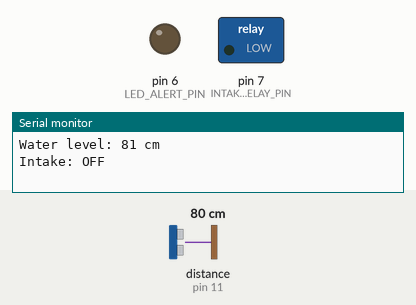
Bench run of a sketch on a simulated Arduino Uno, built with avr-gcc and run on an emulated ATmega328P. On the bench: switched loads named in the sketch (green lamp = pin HIGH), output pins drawn as LEDs (lit = HIGH), the last lines printed to the serial monitor. The test bench sets the inputs (shaded band); at power-on: distance to the obstacle (sensor on pin 11) 80 cm. The echo pulse lasts 58.3 µs per cm.

Above: at 3.8 s.
3.9 s: distance to the obstacle (sensor on pin 11) set to 64 cm
6.9 s: distance to the obstacle (sensor on pin 11) set to 56 cm
At 9.6 s:
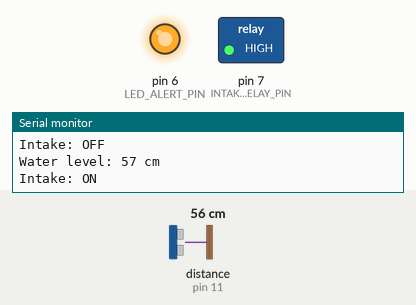
9.9 s: distance to the obstacle (sensor on pin 11) set to 60 cm
At 12.7 s:
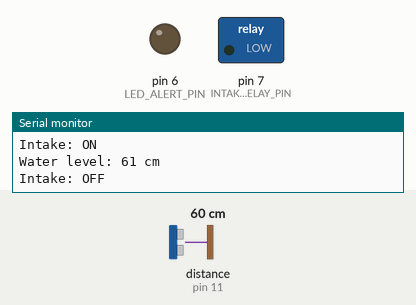
12.9 s: distance to the obstacle (sensor on pin 11) set to 2 cm
At 15.4 s:
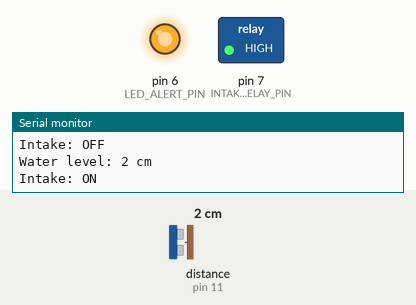
Timing chart, 0 to 16.9 s (numbered marks = the images above; inputs shaded):
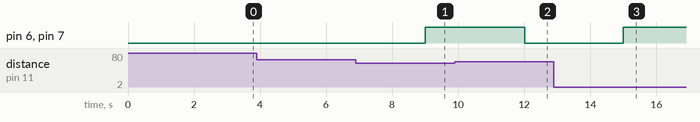

The sketch:

sump_sensor_reader.ino
```cpp
// firmware/sump_sensor_reader.ino
// Ultrasonic flood detection + intake activation logic
// Author: Bryce Wooster

#include <Wire.h>
#include <NewPing.h>

#define TRIG_PIN 10
#define ECHO_PIN 11
#define MAX_DISTANCE_CM 200  // sensor ceiling height above pit

#define INTAKE_RELAY_PIN 7
#define LED_ALERT_PIN 6

unsigned long lastCheck = 0;
unsigned long checkInterval = 3000; // check every 3s
int flushTriggerLevel = 60; // cm to trigger flush

NewPing sonar(TRIG_PIN, ECHO_PIN, MAX_DISTANCE_CM);

void setup() {
  pinMode(INTAKE_RELAY_PIN, OUTPUT);
  pinMode(LED_ALERT_PIN, OUTPUT);
  digitalWrite(INTAKE_RELAY_PIN, LOW);
  digitalWrite(LED_ALERT_PIN, LOW);
  Serial.begin(9600);
}

void loop() {
  if (millis() - lastCheck > checkInterval) {
    lastCheck = millis();
    int level = sonar.ping_cm();
    if (level == 0) {
      Serial.println("No return - sensor might be out of range.");
      return;
    }

    Serial.print("Water level: ");
    Serial.print(level);
    Serial.println(" cm");

    if (level < flushTriggerLevel) {
      activateIntake();
    } else {
      deactivateIntake();
    }
  }
}

void activateIntake() {
  digitalWrite(INTAKE_RELAY_PIN, HIGH);
  digitalWrite(LED_ALERT_PIN, HIGH);
  Serial.println("Intake: ON");
}

void deactivateIntake() {
  digitalWrite(INTAKE_RELAY_PIN, LOW);
  digitalWrite(LED_ALERT_PIN, LOW);
  Serial.println("Intake: OFF");
}
```

Measured:
- the behaviour switches between 59 and 58 cm on distance to the obstacle (sensor on pin 11) (found by bisection; images 0 and 1)
- after the input at 6.9 s, pin 6 (LED_ALERT_PIN), pin 7 (INTAKE_RELAY_PIN): LOW → HIGH after 2.1 s
- after the input at 9.9 s, pin 6 (LED_ALERT_PIN), pin 7 (INTAKE_RELAY_PIN): HIGH → LOW after 2.1 s
- after the input at 12.9 s, pin 6 (LED_ALERT_PIN), pin 7 (INTAKE_RELAY_PIN): LOW → HIGH after 2.1 s
